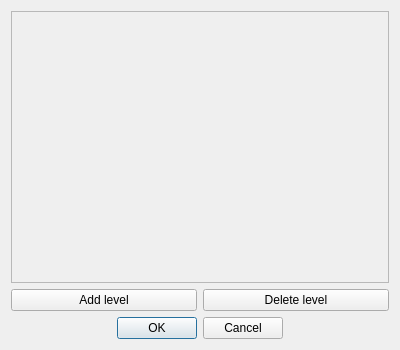
<?xml version="1.0" encoding="UTF-8"?>
<ui version="4.0">
 <class>Dialog</class>
 <widget class="QDialog" name="Dialog">
  <property name="geometry">
   <rect>
    <x>0</x>
    <y>0</y>
    <width>400</width>
    <height>350</height>
   </rect>
  </property>
  <property name="windowTitle">
   <string>Isoline levels</string>
  </property>
  <layout class="QVBoxLayout" name="verticalLayout_2">
   <item>
    <widget class="QScrollArea" name="scroll_area">
     <property name="widgetResizable">
      <bool>true</bool>
     </property>
     <widget class="QWidget" name="scroll_area_contents">
      <property name="geometry">
       <rect>
        <x>0</x>
        <y>0</y>
        <width>376</width>
        <height>254</height>
       </rect>
      </property>
      <layout class="QVBoxLayout" name="scroll_area_layout"/>
     </widget>
    </widget>
   </item>
   <item>
    <layout class="QHBoxLayout" name="horizontal_layout">
     <item>
      <widget class="QPushButton" name="push_button_add">
       <property name="text">
        <string>Add level</string>
       </property>
      </widget>
     </item>
     <item>
      <widget class="QPushButton" name="push_button_delete">
       <property name="text">
        <string>Delete level</string>
       </property>
      </widget>
     </item>
    </layout>
   </item>
   <item alignment="Qt::AlignHCenter">
    <widget class="QDialogButtonBox" name="button_box">
     <property name="orientation">
      <enum>Qt::Horizontal</enum>
     </property>
     <property name="standardButtons">
      <set>QDialogButtonBox::Cancel|QDialogButtonBox::Ok</set>
     </property>
    </widget>
   </item>
  </layout>
 </widget>
 <resources/>
 <connections>
  <connection>
   <sender>button_box</sender>
   <signal>accepted()</signal>
   <receiver>Dialog</receiver>
   <slot>accept()</slot>
   <hints>
    <hint type="sourcelabel">
     <x>248</x>
     <y>254</y>
    </hint>
    <hint type="destinationlabel">
     <x>157</x>
     <y>274</y>
    </hint>
   </hints>
  </connection>
  <connection>
   <sender>button_box</sender>
   <signal>rejected()</signal>
   <receiver>Dialog</receiver>
   <slot>reject()</slot>
   <hints>
    <hint type="sourcelabel">
     <x>316</x>
     <y>260</y>
    </hint>
    <hint type="destinationlabel">
     <x>286</x>
     <y>274</y>
    </hint>
   </hints>
  </connection>
 </connections>
</ui>
